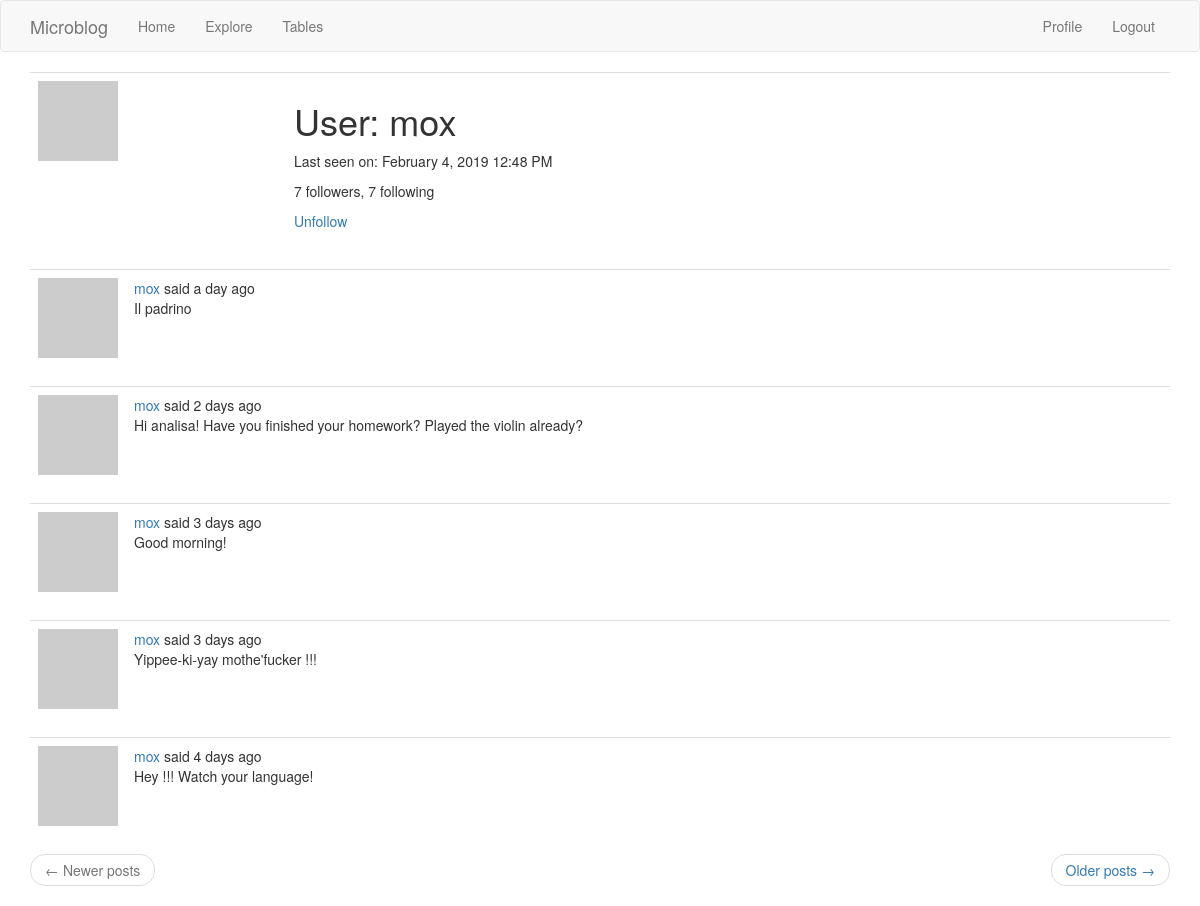
Before: /user/mox (signed in) with the older database file.
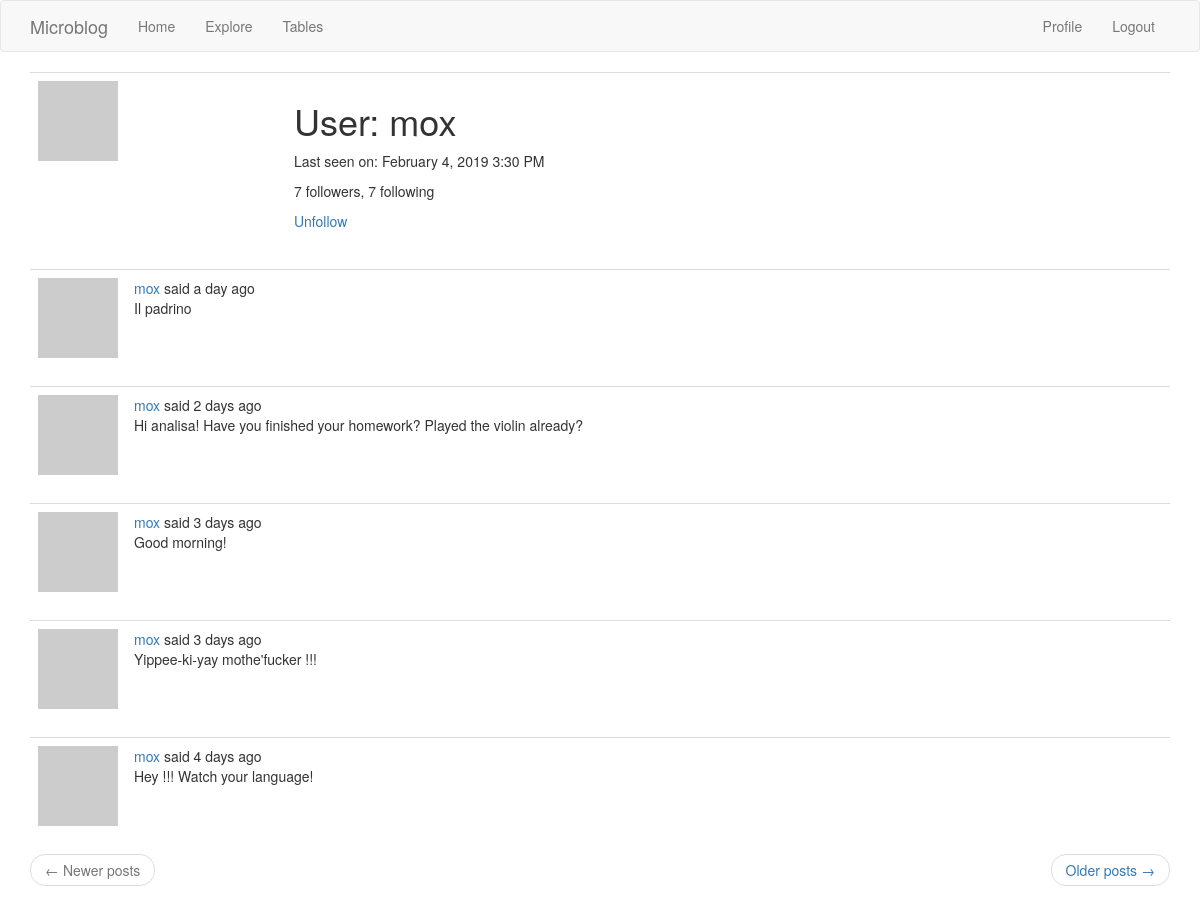
After: the same page with the newer database file.
### app/models.py (models this page shows, shortened)
class User(UserMixin, db.Model):
    id = db.Column(db.Integer, primary_key=True)
    username = db.Column(db.String(60), index=True, unique=True)
    email = db.Column(db.String(120), index=True, unique=True)
    password_hash = db.Column(db.String(128))
    about_me = db.Column(db.String(140))
    last_seen = db.Column(db.DateTime, default=datetime.utcnow)
    posts = db.relationship('Post', backref='author', lazy='dynamic')
    followed = db.relationship('User', secondary=followers,
                               primaryjoin=(followers.c.follower_id == id),
                               secondaryjoin=(followers.c.followed_id == id),
                               backref=db.backref('followers', lazy='dynamic'),
                               lazy='dynamic')
    def avatar(self, size):
        digest = md5(self.email.lower().encode('utf-8')).hexdigest()
        return f'https://www.gravatar.com/avatar/{digest}?d=monsterid&s={size}'
    def is_following(self, user):
        return self.followed.filter(followers.c.followed_id == user.id).count() > 0

class Post(db.Model):
    id = db.Column(db.Integer, primary_key=True)
    body = db.Column(db.String(140))
    timestamp = db.Column(db.DateTime, index=True, default=datetime.utcnow)
    language = db.Column(db.String(5))                             # the source language for posts
    user_id = db.Column(db.Integer, db.ForeignKey('user.id'))

### app/routes.py (the view)
@app.route('/user/<username>')
@login_required
def user(username):
    user = User.query.filter_by(username=username).first_or_404()
    page = request.args.get('page', 1, type=int)
    posts = user.posts.order_by(Post.timestamp.desc()).paginate(
        page, app.config['POSTS_PER_PAGE'], False)
    next_url = url_for('user', username=user.username, page=posts.next_num) \
        if posts.has_next else None
    prev_url = url_for('user', username=user.username, page=posts.prev_num) \
        if posts.has_prev else None
    return render_template('user.html', user=user, posts=posts.items,
                           next_url=next_url, prev_url=prev_url)

### app/models.py (called while the page is built)
@login.user_loader
def load_user(id):
    return User.query.get(int(id))

### app/routes.py (called while the page is built)
@app.before_request
def before_request():
    if current_user.is_authenticated:
        current_user.last_seen = datetime.utcnow()
        db.session.commit()
    g.locale = str(get_locale())

### app/templates/user.html (shortened to what this page needs)
{% extends "base.html" %}
{% block app_content %}
    <table class="table table-hover">
        <tr>
            <td width="256px"><img src="{{ user.avatar(256) }}"></td>
            <td>
                <h1>{{ _('User') }}: {{ user.username }}</h1>
                {% if user.last_seen %}
                <p>{{ _('Last seen on') }}: {{ moment(user.last_seen).format('LLL') }}</p>
                {% endif %}
                <p>{{ _('%(count)d followers', count=user.followers.count()) }}, {{ _('%(count)d following', count=user.followed.count()) }}</p>
                {% if user == current_user %}
                <p><a href="{{ url_for('edit_profile') }}">{{ _('Edit your profile') }}</a></p>
                {% elif not current_user.is_following(user) %}
                <p><a href="{{ url_for('follow', username=user.username) }}">{{ _('Follow') }}</a></p>
                {% else %}
                <p><a href="{{ url_for('unfollow', username=user.username) }}">{{ _('Unfollow') }}</a></p>
                {% endif %}
            </td>
        </tr>
    </table>
    {% for post in posts %}
        {% include '_post.html' %}
    {% endfor %}
    <nav aria-label="...">
        <ul class="pager">
            <li class="previous{% if not prev_url %} disabled{% endif %}">
                <a href="{{ prev_url or '#' }}">
                    <span aria-hidden="true">&larr;</span> {{ _('Newer posts') }}
                </a>
            </li>
            <li class="next{% if not next_url %} disabled{% endif %}">
                <a href="{{ next_url or '#' }}">
                    {{ _('Older posts') }} <span aria-hidden="true">&rarr;</span>
                </a>
            </li>
        </ul>
    </nav>
{% endblock %}

### app/templates/base.html (shortened to what this page needs)
{% extends 'bootstrap/base.html' %}
{% block navbar %}
    <nav class="navbar navbar-default">
        <div class="container">
            <div class="navbar-header">
                <a class="navbar-brand" href="{{ url_for('index') }}">Microblog</a>
            </div>
            <div class="collapse navbar-collapse" id="bs-example-navbar-collapse-1">
                <ul class="nav navbar-nav">
                    <li><a href="{{ url_for('index') }}">Home</a></li>
                    <li><a href="{{ url_for('explore') }}">Explore</a></li>
                    <li><a href="{{ url_for('tables') }}">Tables</a></li>
                </ul>
                <ul class="nav navbar-nav navbar-right">
                    {% if current_user.is_anonymous %}
                    <li><a href="{{ url_for('login') }}">Login</a></li>
                    {% else %}
                    <li><a href="{{ url_for('user', username=current_user.username) }}">Profile</a></li>
                    <li><a href="{{ url_for('logout') }}">Logout</a></li>
                    {% endif %}
                </ul>
            </div>
        </div>
    </nav>
{% endblock %}
{% block content %}
    <div class="container">
        {% block app_content %}{% endblock %}
    </div>
{% endblock %}

### app/templates/_post.html (shortened to what this page needs)
<table class="table table-hover">
        <tr>
            <td width="70px">
                <a href="{{ url_for('user', username=post.author.username) }}">
                    <img src="{{ post.author.avatar(70) }}" />
                </a>
            </td>
            <td>
                {{ _('%(username)s said %(when)s',
                    username=user_link, when=moment(post.timestamp).fromNow()) }}
                <br>
                <span id="post{{ post.id }}">{{ post.body }}</span>
                <br>
            </td>
        </tr>
</table>

Changed rows visible on the page:
changed User "mox": last_seen "February 4, 2019 12:48 PM" → "February 4, 2019 3:30 PM"
